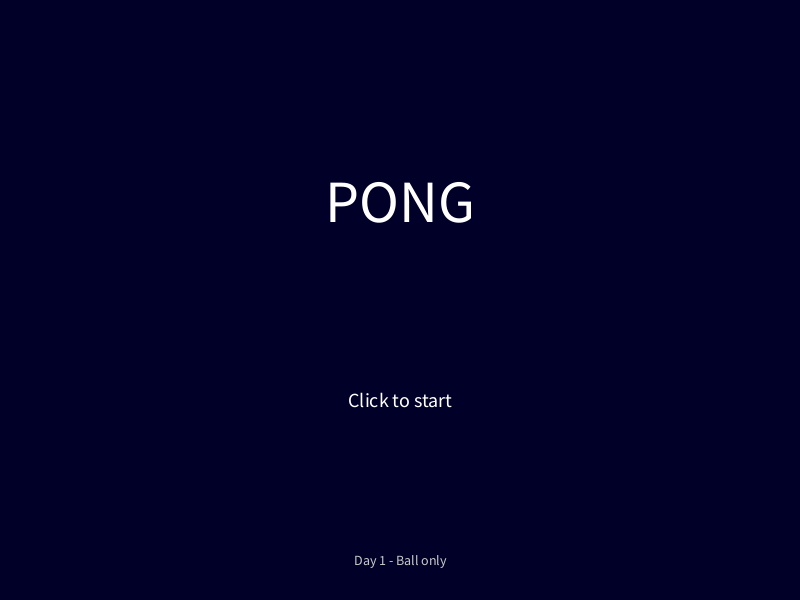
Frame 1 (no input)
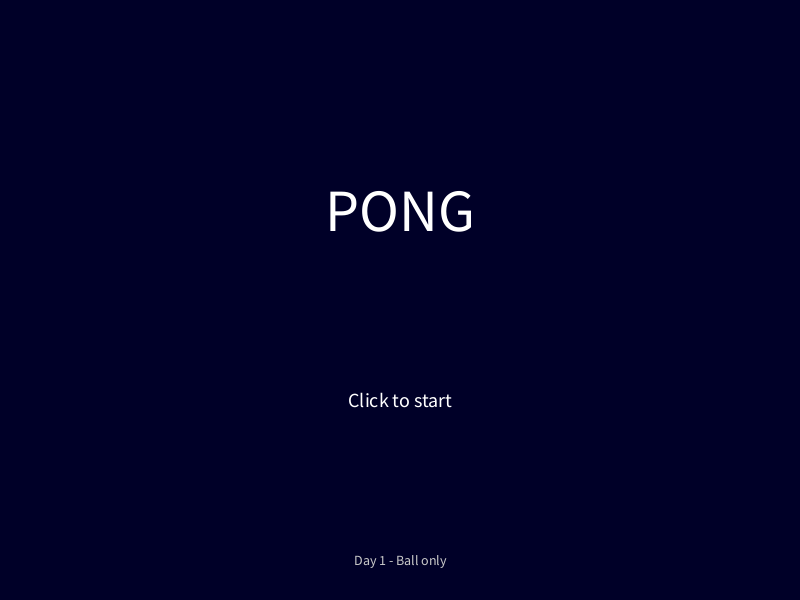
Frame 60 (the mouse pressed at the canvas centre just before this capture)
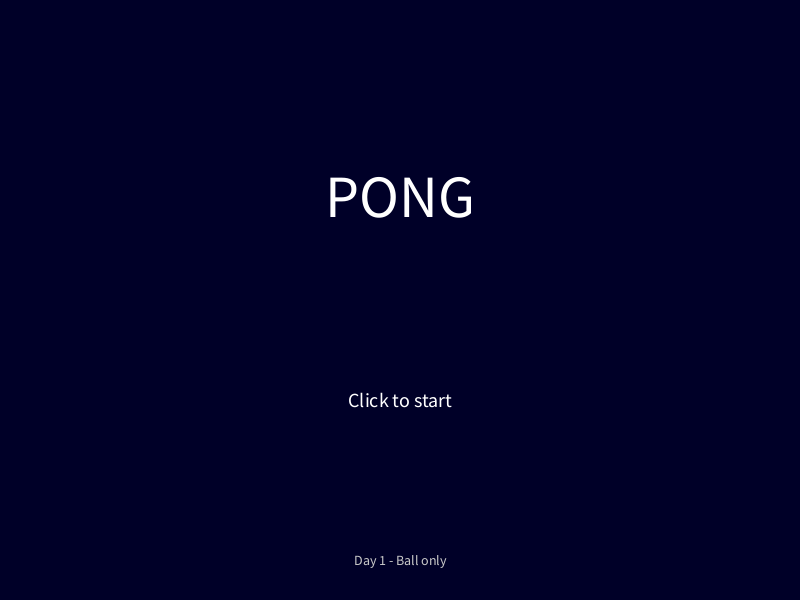
Frame 120 (the mouse held since frame 60 and released just before this capture)

The Processing sketch that drew these frames (run headless with seeded random() and noise(); from frame 60 on, the mouse is pressed at the canvas centre):

// Processing sketch: pong_day2
// ── pong_day2.pde
int mode;
final int INTRO = 0;
final int GAME = 1;

// ========== BALL VARIABLES ==========
float ballX, ballY;
float ballSize = 20;
float ballVx, ballVy;
float ballSpeed = 5;

// ========== COLORS ==========
color bgColor = color(0, 0, 40);
color ballColor = color(255, 200, 100);
color textColor = color(255);

void setup() {
  size(800, 600);
  mode = INTRO;
}

void draw() {
  if (mode == INTRO) {
    drawIntro();
  } else if (mode == GAME) {
    drawGame();
  }
}

// ========== INTRO MODE ==========
void drawIntro() {
  background(bgColor);
  
  float titleY = height/3 + sin(frameCount * 0.03) * 10;
  fill(textColor);
  textSize(60);
  textAlign(CENTER, CENTER);
  text("PONG", width/2, titleY);
  
  textSize(20);
  text("Click to start", width/2, height/2 + 100);
  
  textSize(14);
  fill(200);
  text("Day 1 - Ball only", width/2, height - 40);
}

void clickIntro() {
  mode = GAME;
  startGame();
}

void startGame() {
  ballX = width/2;
  ballY = height/2;
  
  float angle = random(-PI/3, PI/3);
  ballVx = ballSpeed * cos(angle);
  ballVy = ballSpeed * sin(angle);
  
  if (random(1) > 0.5) ballVx = -ballVx;
}

// ========== GAME MODE ==========
void drawGame() {
  background(bgColor);
  
  // Draw center line
  stroke(255, 100);
  strokeWeight(2);
  for (int i = 0; i < height; i += 20) {
    line(width/2, i, width/2, i + 10);
  }
  
  // Draw ball
  fill(ballColor);
  noStroke();
  circle(ballX, ballY, ballSize);
  
  // Move ball
  ballX += ballVx;
  ballY += ballVy;
  
  // Bounce off top and bottom
  if (ballY - ballSize/2 <= 0 || ballY + ballSize/2 >= height) {
    ballVy = -ballVy;
  }
  
  // Reset ball when it goes off left or right
  if (ballX + ballSize/2 <= 0 || ballX - ballSize/2 >= width) {
    startGame();
  }
  
  // Score display (placeholder)
  fill(textColor);
  textSize(48);
  textAlign(CENTER, CENTER);
  text("0", width/4, 60);
  text("0", width * 3/4, 60);
  
  textSize(12);
  fill(150);
  text("Click to pause", width/2, height - 15);
}

// ========== MOUSE HANDLING ==========
void mouseReleased() {
  if (mode == INTRO) {
    clickIntro();
  } else if (mode == GAME) {
    mode = INTRO;
  }
}
